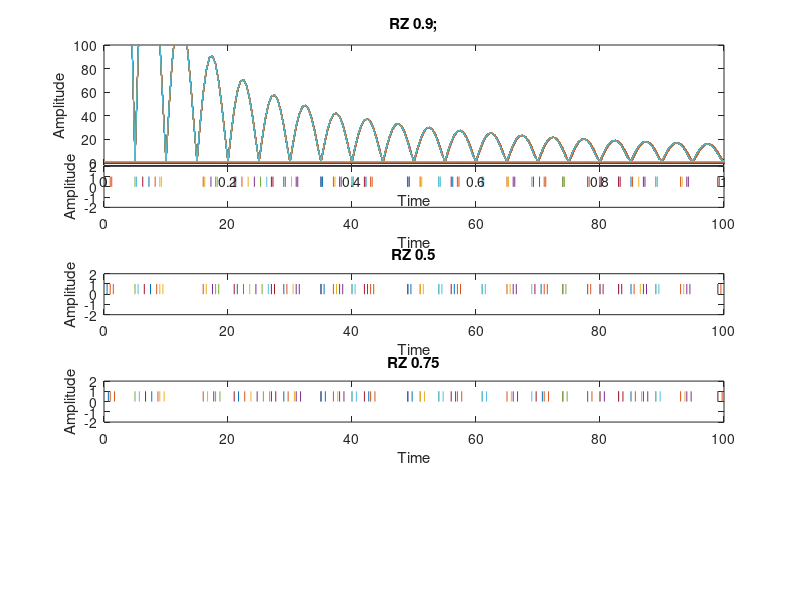

Here is the MATLAB script that generated this plot:
%----------------------------------------------------------------------%
%%----------------- Lab 2 - Digital Communication --------------------%%
 %--------------- Supervisor: Dr.Shirvani Moghaddam --------------%
  %------- Source by Mohammad Reza Farhadi Nia ----- Date:Oct 2020 --%
%----------------------------------------------------------------------%

%%

%Binary_Random_Input = [1 0 1 1 0 0 0 0 0 0 0 1 1 1 0 0 0 0 0 0 0 0 0 0 0 0 1 0 1 1 0 1 0 0 0 0 0 1 1 1 0 0 1 0 1 0 1 0 1  0 1 1 0 1 0 0 0 0 0 1 1 1 0 0 1 0 1 0 1 0 1 0 0 1 1 0 0 0 0 0 0 0 0 0 1 0 1 1 0 1 0 0 0 0 0 1 1 1 0 0 1 0 1 0 1 0 1 0 0 1 1 0 0 0 0 0 0 0 1 1 1 0 0 0 0 0 0 0 0 0 0 0 0 1 0 1 1 0 1 0 0 0 0 0 1 1 1 0 0 1 0 1 0 1 0 1 0 0 1 1 0 0 0 0 0 0 0 1 1 1 0 0 0 0 0 0 0 0 0 0 0 0 1 0 1 1 0 1 0 0 0 0 0 1 1 1 0 0 1 0 1 0 1 0 1 0]; 
Binary_Random_Input = randi([0,1],1,100);

%this piece of code has got from https://www.mathworks.com/matlabcentral/fileexchange/40028-non-return-to-zero-nrz-line-code 
% then it has changed to RZ (Me)

% Input Binary code
figure
subplot(5,1,1);stairs([-length(Binary_Random_Input)/2+1/2:length(Binary_Random_Input)/2-1/2],Binary_Random_Input);
axis([-length(Binary_Random_Input)/2 length(Binary_Random_Input)/2 -2 2]);title('Input Binary code');grid on;

% RZ duty1 = 0.25
b=Binary_Random_Input;
l=length(b);
b(l+1)=0;
n=1;
duty1 = 0.25;
while n<=l
    t=(n-1):.0001:n;
    if b(n)==1
        if b(n+1)==b(n)
            y=(t<=n-(1-duty1) & t>=(n-1));   % Changed
        else 
            y=(t<n-(1-duty1) & t>(n-1));     % Changed
        end
    else
        if b(n+1)==b(n)
            y=(t>n);
        else
            y=(t>=n);
        end
    end
    subplot(5,1,2);plot(t,y)
    hold on;
    axis([0 100 -2 2]);
    n=n+1;
end  
title('RZ 0.25');
xlabel('Time');
ylabel('Amplitude');

% RZ duty2 = 0.5
n=1;
duty2 = 0.5;
while n<=l
    t=(n-1):.0001:n;
    if b(n)==1
        if b(n+1)==b(n)
            y=(t<=n-(1-duty2) & t>=(n-1));   % Changed
        else 
            y=(t<n-(1-duty2) & t>(n-1));     % Changed
        end
    else
        if b(n+1)==b(n)
            y=(t>n);
        else
            y=(t>=n);
        end
    end
    subplot(5,1,3);plot(t,y)
    hold on;
    axis([0 100 -2 2]);
    n=n+1;
end  
title('RZ 0.5');
xlabel('Time');
ylabel('Amplitude');

% RZ duty3 = 0.75
n=1;
duty3 = 0.7;
while n<=l
    t=(n-1):.0001:n;
    if b(n)==1
        if b(n+1)==b(n)
            y=(t<=n-(1-duty3) & t>=(n-1));   % Changed
        else 
            y=(t<n-(1-duty3) & t>(n-1));     % Changed
        end
    else
        if b(n+1)==b(n)
            y=(t>n);
        else
            y=(t>=n);
        end
    end
    subplot(5,1,4);plot(t,y)
    hold on;
    axis([0 100 -2 2]);
    n=n+1;
end  
title('RZ 0.75');
xlabel('Time');
ylabel('Amplitude');

% RZ duty4 = 0.75
n=1;
duty4 = 0.9;
while n<=l
    t=(n-1):.0001:n;
    if b(n)==1
        if b(n+1)==b(n)
            y=(t<=n-(1-duty4) & t>=(n-1));   % Changed
        else 
            y=(t<n-(1-duty4) & t>(n-1));     % Changed
        end
    else
        if b(n+1)==b(n)
            y=(t>n);
        else
            y=(t>=n);
        end
    end
    subplot(3,1,1);plot(t,y);    
    hold on;
    plot(t,y);    
    hold on;
    axis([0 1 -2 100]);
    len = length(y);
    xdft = fft(y);
    xdft(1:length(xdft)/2);
    freq = 0:50/len:49.995000499950000;
    plot(freq,abs(xdft))
    xlabel('Hz'); ylabel('Magnitude')
    n=n+1;
end  
title('RZ 0.9;');
xlabel('Time');
ylabel('Amplitude');
